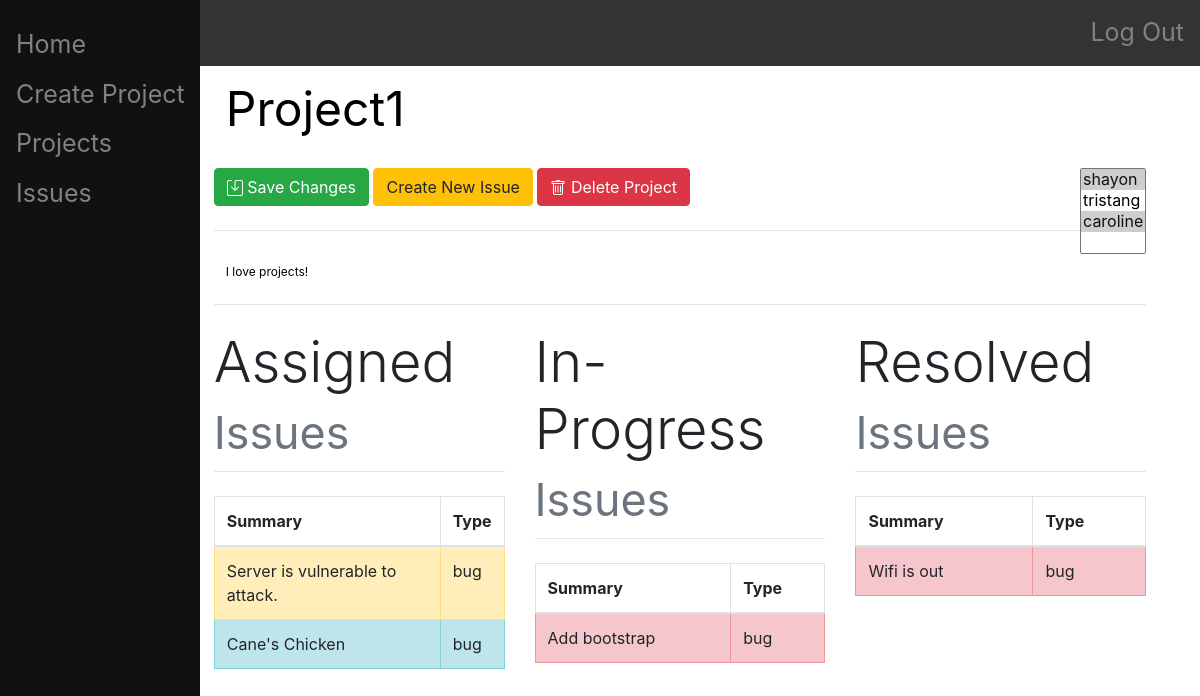
The page /project/1/ on the database as committed earlier.
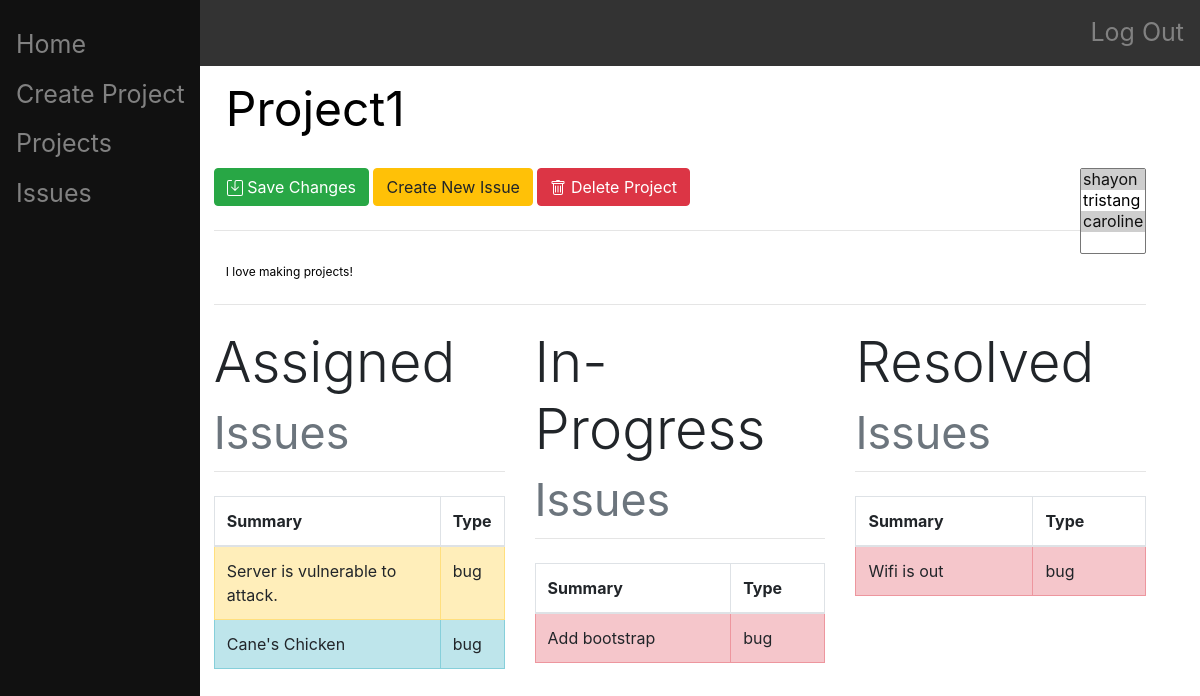
The same page on the database as committed later.
### main/models.py (models this page shows, shortened)
class Project(models.Model):
    name = models.CharField(max_length=200)
    description = models.CharField(max_length=1000)
    creator = models.ForeignKey(User, on_delete=models.CASCADE, related_name="project", null=True)
    date_created = DateTimeField(editable=False)
    members = JSONField(default=list)

### main/views.py (the view, shortened to what this page needs)
# urls.py: path("project/<int:id>/", views.project_index, name="project_index"),
def project_index(response, id):
    authenticate(response)
    print(response.POST)
    print(response)
    project = Project.objects.get(id=id)
    if project:
        User = get_user_model()
        users = User.objects.all()
        assigned = []
        in_progress = []
        resolved = []
        for i in project.issue_set.all():
            if i.status == "assigned":
                assigned.append(i)
            elif i.status == "in-progress":
                in_progress.append(i)
            else:
                resolved.append(i)
        return render(response, "main/project-index.html", {"project":project, "users": users, "assigned":assigned, "in_progress":in_progress, "resolved":resolved})
    return render(response, "main/home.html", {})

### main/views.py (called while the page is built)
def authenticate(response):
    if not response.user.is_authenticated:
        return HttpResponseRedirect("/login/")

### main/templates/main/project-index.html (shortened to what the changed rows need)
{% extends "main/base.html" %}
{% block content %}
    <form method="post" action="" class="form-group">
        <div class="form-group">
            <input type="text" name="name" style="font-size:4vw" novalidate class="form-control" id="exampleProjectName1" aria-describedby="nameHelp" placeholder="{{project.name}}">
        </div>
        <br><br>
        <div class="form-group">
            <input type="text" name="description" style="font-size:1vw" novalidate class="form-control" id="exampleDescriptionName1" aria-describedby="descriptionHelp" placeholder="{{project.description}}">
        </div>
    </form>
    {% if project.issue_set.all %}
        <div class="row">
            <div class="table-responsive col-md-4">
                <h1 class="display-4">
                  Assigned
                  <small class="text-muted">Issues</small>
                </h1>
                <table class="table table-hover table-bordered">
                    <thead>
                        <tr>
                            <th scope="col">Summary</th>
                            <th scope="col">Type</th>
                        </tr>
                    </thead>
                    <tbody>
                        {% for i in assigned %}
                            {% if i.priority == "blocker" %}
                                <tr class="table-danger" style="transform: rotate(0);">
                            {% elif i.priority == "major" %}
                                <tr class="table-warning" style="transform: rotate(0);">
                            {% else %}
                                <tr class="table-info" style="transform: rotate(0);">
                            {% endif %}
                            <th style="font-weight:normal" scope="row"><a href="/project/{{i.project.id}}/issue/{{i.id}}" class="stretched-link"></a>{{i.summary}}</th>
                            </tr>
                        {% endfor %}
                    </tbody>
                </table>
            </div>
            <div class="table-responsive col-md-4">
                <h1 class="display-4">
                  In-Progress
                  <small class="text-muted">Issues</small>
                </h1>
                <table class="table table-hover table-bordered caption-top">
                    <thead>
                        <tr>
                            <th scope="col">Summary</th>
                            <th scope="col">Type</th>
                        </tr>
                    </thead>
                    <tbody>
                        {% for i in in_progress %}
                            {% if i.priority == "blocker" %}
                                <tr class="table-danger" style="transform: rotate(0);">
                            {% elif i.priority == "major" %}
                                <tr class="table-warning" style="transform: rotate(0);">
                            {% else %}
                                <tr class="table-info" style="transform: rotate(0);">
                            {% endif %}
                            <th style="font-weight:normal" scope="row"><a href="/project/{{i.project.id}}/issue/{{i.id}}" class="stretched-link"></a>{{i.summary}}</th>
                            </tr>
                        {% endfor %}
                    </tbody>
                </table>
            </div>
            <div class="table-responsive col-md-4">
                <h1 class="display-4">
                  Resolved
                  <small class="text-muted">Issues</small>
                </h1>
                <table class="table table-hover table-bordered caption-top">
                    <thead>
                        <tr>
                            <th scope="col">Summary</th>
                            <th scope="col">Type</th>
                        </tr>
                    </thead>
                    <tbody>
                        {% for i in resolved %}
                            {% if i.priority == "blocker" %}
                                <tr class="table-danger" style="transform: rotate(0);">
                            {% elif i.priority == "major" %}
                                <tr class="table-warning" style="transform: rotate(0);">
                            {% else %}
                                <tr class="table-info" style="transform: rotate(0);">
                            {% endif %}
                            <th style="font-weight:normal" scope="row"><a href="/project/{{i.project.id}}/issue/{{i.id}}" class="stretched-link"></a>{{i.summary}}</th>
                            </tr>
                        {% endfor %}
                    </tbody>
                </table>
            </div>
        </div>
    {% endif %}
{% endblock %}

Rows that differ between the two databases and show on the page:
changed Project "Project1": description "I love projects!" → "I love making projects!"
